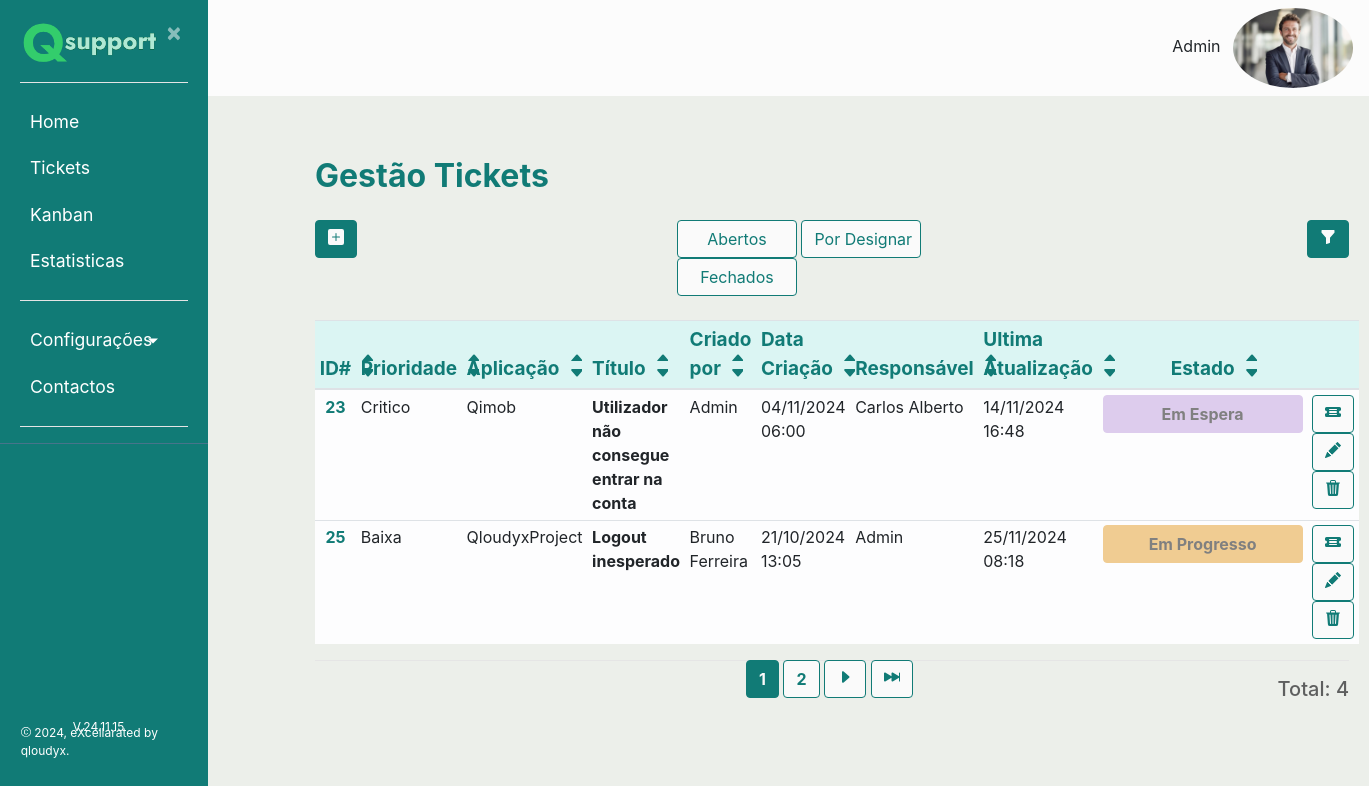
Before: /listaticket/ (signed in) with the older database file.
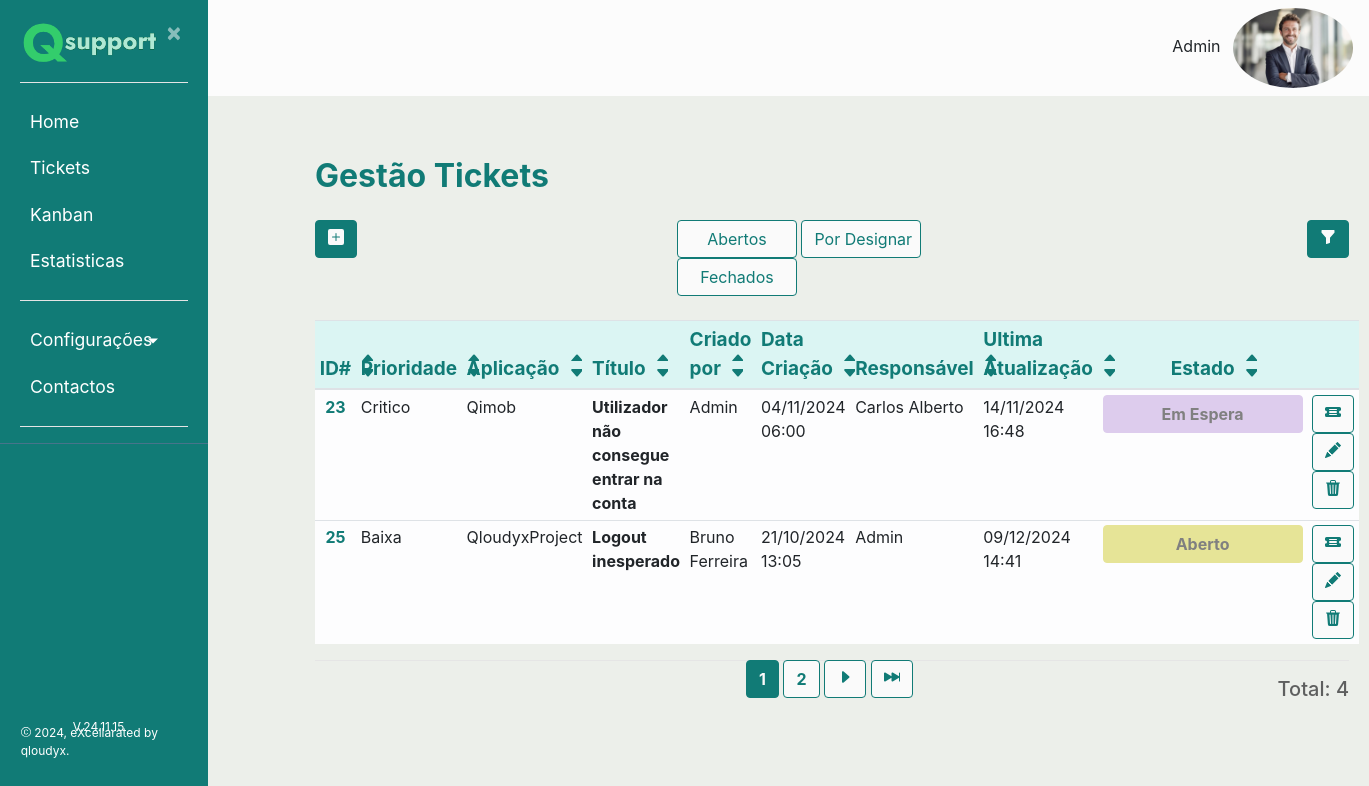
After: the same page with the newer database file.
### ticket/models.py (models this page shows, shortened)
class Ticket(models.Model):
    uuid = models.UUIDField(default = uuid.uuid4)
    nome = models.CharField(max_length=50, verbose_name='Titulo')
    dataCriacao = models.DateTimeField(default=timezone.now(), verbose_name='Data de Criação')
    dataAtualizacao = models.DateTimeField(null=True ,default=timezone.now(), verbose_name='Atualizado a')
    descricao = models.CharField(max_length=300, verbose_name='Descrição')
    usuarios = models.ForeignKey(Usuarios, null = True, on_delete=models.CASCADE, related_name="responsavel", verbose_name='Responsável')
    app_tpPedidos = models.ForeignKey(Apps_tpPedidos, on_delete=models.CASCADE, verbose_name='Tipo de Problema')
    prioridade = models.ForeignKey(Prioridade, null=True , on_delete=models.CASCADE, verbose_name='Prioridade')
    resolucao = models.ForeignKey(Resolucao, null = True, on_delete=models.CASCADE, verbose_name='Resolução')
    comresolucao = models.CharField(max_length=200, null=True, verbose_name='Comentário de Resolução')
    id_Proprietario = models.ForeignKey(Usuarios, null = True, on_delete=models.CASCADE, related_name="criador", verbose_name='Criador do Ticket')
    estado = models.ForeignKey(Estado,null = True,default = 1, on_delete=models.CASCADE, verbose_name='Estado Atual')
    usuario_app = models.ForeignKey(Usuarios_Apps,null = True, on_delete=models.CASCADE)
    app = models.ForeignKey(Apps, on_delete=models.CASCADE)
    url = models.CharField(max_length=200, verbose_name="URL", null= True)

class Estado(models.Model):
    estado = models.CharField(max_length=20)
    cor = models.CharField(max_length=30)
    font_color = models.CharField(max_length=30)
    descricao = models.CharField(max_length=300)

class Prioridade(models.Model):
    nome = models.CharField(max_length=100, verbose_name='Tipo')
    peso = models.CharField(max_length=50, verbose_name='Peso')
    def __str__(self):
        return self.nome

class Apps(models.Model):
    nome = models.CharField(max_length=150, verbose_name='Aplicação')
    entidade = models.ForeignKey(Entidades, on_delete=models.CASCADE)
    ativo = models.BooleanField(default=True, verbose_name='Ativo?')
    def __str__(self):
        return self.nome

class Usuarios(AbstractBaseUser):
    uuid = models.UUIDField(default = uuid.uuid4)
    nome = models.CharField(max_length=100, unique=True,verbose_name='Utilizador')
    email = models.EmailField(verbose_name='E-mail')
    foto = models.ImageField(null=True, blank=True, upload_to='users/uploads/fotos',verbose_name='Foto')
    descricao = models.CharField(max_length=250, null=True)
    EscolhasRole = {
    ("Interno", "Interno"),
    ("Operador", "Operador"),
    ("Cliente", "Cliente"),
    }
    role = models.CharField(max_length=50,choices= EscolhasRole ,verbose_name='Cargo')
    entidade = models.ManyToManyField(Entidades, verbose_name='Entidades')
    telefone = PhoneNumberField(null=True, blank=False, unique=True, verbose_name='Telefone')
    date_of_birth = models.DateField(verbose_name='Data de Nascimento')
    is_active = models.BooleanField(default=True, verbose_name='Ativo?')
    is_admin = models.BooleanField(default=False, verbose_name='Admin?')
    objects = MyUserManager()
    USERNAME_FIELD = 'nome'
    REQUIRED_FIELDS = ['date_of_birth','email']
    def nomes_entidade(self):
            return ', '.join([a.nome for a in self.entidade.all()])
    nomes_entidade.short_description = "Entidades"

### ticket/views.py (the view)
# urls.py: path('listaticket/', ticket_views.ticket_list, name ='listaticket'), #URL para a gestão de tickets
def ticket_list(request):
    ticketall = Ticket.objects.all()
    tickuser = request.user
    tickets = Ticket.objects.filter(Q(usuarios=tickuser) | Q(id_Proprietario=tickuser))
    cliente = Ticket.objects.filter(id_Proprietario=tickuser)
    aberto = request.GET.get('aberto')
    ordem = request.GET.get('ordem')
    if (aberto == "1"):
        ticketall = Ticket.objects.all().exclude(Q(estado=6) | Q(estado=7))
    if (aberto == "2"):
        ticketall = Ticket.objects.all().filter(Q(estado=6) | Q(estado=7))
    if (ordem == "1"):
        ticketall = ticketall.order_by("id")
    if (ordem == "2"):
        ticketall = ticketall.order_by("-id")
    if (ordem == "3"):
        ticketall = ticketall.order_by("prioridade")
    if (ordem == "4"):
        ticketall = ticketall.order_by("-prioridade")
    if (ordem == "5"):
        ticketall = ticketall.order_by("app")
    if (ordem == "6"):
        ticketall = ticketall.order_by("-app")
    if (ordem == "7"):
        ticketall = ticketall.order_by("nome")
    if (ordem == "8"):
        ticketall = ticketall.order_by("-nome")
    if (ordem == "9"):
        ticketall = ticketall.order_by("id_Proprietario")
    if (ordem == "10"):
        ticketall = ticketall.order_by("-id_Proprietario")
    if (ordem == "11"):
        ticketall = ticketall.order_by("dataCriacao")
    if (ordem == "12"):
        ticketall = ticketall.order_by("-dataCriacao")
    if (ordem == "13"):
        ticketall = ticketall.order_by("usuarios")
    if (ordem == "14"):
        ticketall = ticketall.order_by("-usuarios")
    if (ordem == "15"):
        ticketall = ticketall.order_by("dataAtualizacao")
    if (ordem == "16"):
        ticketall = ticketall.order_by("-dataAtualizacao")
    if (ordem == "17"):
        ticketall = ticketall.order_by("estado")
    if (ordem == "18"):
        ticketall = ticketall.order_by("-estado")
    ticketfilter = TicketFilter(request.GET, ticketall)
    ticketfilteroperador = TicketFilter(request.GET, tickets)
    ticketfiltercliente = TicketFilter(request.GET, cliente)
    total_resultados = ticketfilter.qs.count()
    estado_filtro = request.GET.get('estado')
    paginator = Paginator(ticketfilter.qs,2)
    page_number = request.GET.get("page")
    page_obj = paginator.get_page(page_number)
    return render(request, 'ticket/listaticket.html',
                  {'tickets': ticketfilteroperador.qs,
                   'ticketall': ticketfilter.qs,
                   'cliente':ticketfiltercliente.qs,
                   'filter':ticketfilter,
                   'total':total_resultados,
                   'page_obj':page_obj,
                   'paginator':paginator,})

### ticket/templates/ticket/listaticket.html (shortened to what the changed rows need)
{% extends "ticket/base.html" %}
{% block content %}
<body>
    <h2 style="font-weight:bold; margin-bottom:25px; color:#117B76">Gestão Tickets</h2>
{% if user.is_authenticated %}
  {% if user.is_admin or user.role == "Operador"%}
    {% if ticketall %}
    <br>
    <table class="table table table-light table-sm">
        <thead style="color:#117B76; background-color:#dbf5f3">
          <tr>
            <th style="text-align:center" class="col-2 col-sm-1">ID#
              <a style="position:absolute;padding-left:9px;top:30%" href="{{ request.get_full_path }}&ordem=1">
                <svg xmlns="http://www.w3.org/2000/svg" width="13" height="13" fill="currentColor" class="bi bi-caret-up-fill" viewBox="0 0 13 9">
                <path d="m7.247 4.86-4.796 5.481c-.566.647-.106 1.659.753 1.659h9.592a1 1 0 0 0 .753-1.659l-4.796-5.48a1 1 0 0 0-1.506 0z"/>
                </svg>
              </a>
              <a style="position:absolute;padding-left:9px;top:55%" href="{{ request.get_full_path }}&ordem=2">
                <svg xmlns="http://www.w3.org/2000/svg" width="13" height="13" fill="currentColor" class="bi bi-caret-down-fill" viewBox="0 0 13 13">
                <path d="M7.247 11.14 2.451 5.658C1.885 5.013 2.345 4 3.204 4h9.592a1 1 0 0 1 .753 1.659l-4.796 5.48a1 1 0 0 1-1.506 0z"/>
                </svg>
              </a>
            </th>
            <th class="col-2 col-sm-1">Prioridade
              <a id="setacima" href="{{ request.get_full_path }}&ordem=3">
                <svg xmlns="http://www.w3.org/2000/svg" width="13" height="13" fill="currentColor" class="bi bi-caret-up-fill" viewBox="0 0 13 9">
                <path d="m7.247 4.86-4.796 5.481c-.566.647-.106 1.659.753 1.659h9.592a1 1 0 0 0 .753-1.659l-4.796-5.48a1 1 0 0 0-1.506 0z"/>
                </svg>
              </a>
              <a id="setabaixo" href="{{ request.get_full_path }}&ordem=4">
                <svg xmlns="http://www.w3.org/2000/svg" width="13" height="13" fill="currentColor" class="bi bi-caret-down-fill" viewBox="0 0 13 13">
                <path d="M7.247 11.14 2.451 5.658C1.885 5.013 2.345 4 3.204 4h9.592a1 1 0 0 1 .753 1.659l-4.796 5.48a1 1 0 0 1-1.506 0z"/>
                </svg>
              </a>
            </th>
            <th class="col-2 col-sm-1">Aplicação
              <a id="setacima" href="{{ request.get_full_path }}&ordem=5">
                <svg xmlns="http://www.w3.org/2000/svg" width="13" height="13" fill="currentColor" class="bi bi-caret-up-fill" viewBox="0 0 13 9">
                <path d="m7.247 4.86-4.796 5.481c-.566.647-.106 1.659.753 1.659h9.592a1 1 0 0 0 .753-1.659l-4.796-5.48a1 1 0 0 0-1.506 0z"/>
                </svg>
              </a>
              <a id="setabaixo" href="{{ request.get_full_path }}&ordem=6">
                <svg xmlns="http://www.w3.org/2000/svg" width="13" height="13" fill="currentColor" class="bi bi-caret-down-fill" viewBox="0 0 13 13">
                <path d="M7.247 11.14 2.451 5.658C1.885 5.013 2.345 4 3.204 4h9.592a1 1 0 0 1 .753 1.659l-4.796 5.48a1 1 0 0 1-1.506 0z"/>
                </svg>
              </a>
            </th>
            <th class="col-2 col-sm-1" style="color:#117B76">Título
              <a id="setacima" href="{{ request.get_full_path }}&ordem=7">
                <svg xmlns="http://www.w3.org/2000/svg" width="13" height="13" fill="currentColor" class="bi bi-caret-up-fill" viewBox="0 0 13 9">
                <path d="m7.247 4.86-4.796 5.481c-.566.647-.106 1.659.753 1.659h9.592a1 1 0 0 0 .753-1.659l-4.796-5.48a1 1 0 0 0-1.506 0z"/>
                </svg>
              </a>
              <a id="setabaixo" href="{{ request.get_full_path }}&ordem=8">
                <svg xmlns="http://www.w3.org/2000/svg" width="13" height="13" fill="currentColor" class="bi bi-caret-down-fill" viewBox="0 0 13 13">
                <path d="M7.247 11.14 2.451 5.658C1.885 5.013 2.345 4 3.204 4h9.592a1 1 0 0 1 .753 1.659l-4.796 5.48a1 1 0 0 1-1.506 0z"/>
                </svg>
              </a>
            </th>
            <th class="col-2 col-sm-1">Criado por
              <a id="setacima" href="{{ request.get_full_path }}&ordem=9">
                <svg xmlns="http://www.w3.org/2000/svg" width="13" height="13" fill="currentColor" class="bi bi-caret-up-fill" viewBox="0 0 13 9">
                <path d="m7.247 4.86-4.796 5.481c-.566.647-.106 1.659.753 1.659h9.592a1 1 0 0 0 .753-1.659l-4.796-5.48a1 1 0 0 0-1.506 0z"/>
                </svg>
              </a>
              <a id="setabaixo" href="{{ request.get_full_path }}&ordem=10">
                <svg xmlns="http://www.w3.org/2000/svg" width="13" height="13" fill="currentColor" class="bi bi-caret-down-fill" viewBox="0 0 13 13">
                <path d="M7.247 11.14 2.451 5.658C1.885 5.013 2.345 4 3.204 4h9.592a1 1 0 0 1 .753 1.659l-4.796 5.48a1 1 0 0 1-1.506 0z"/>
                </svg>
              </a>
            </th>
            <th class="col-2 col-sm-1">Data Criação
              <a id="setacima" href="{{ request.get_full_path }}&ordem=11">
                <svg xmlns="http://www.w3.org/2000/svg" width="13" height="13" fill="currentColor" class="bi bi-caret-up-fill" viewBox="0 0 13 9">
                <path d="m7.247 4.86-4.796 5.481c-.566.647-.106 1.659.753 1.659h9.592a1 1 0 0 0 .753-1.659l-4.796-5.48a1 1 0 0 0-1.506 0z"/>
                </svg>
              </a>
              <a id="setabaixo" href="{{ request.get_full_path }}&ordem=12">
                <svg xmlns="http://www.w3.org/2000/svg" width="13" height="13" fill="currentColor" class="bi bi-caret-down-fill" viewBox="0 0 13 13">
                <path d="M7.247 11.14 2.451 5.658C1.885 5.013 2.345 4 3.204 4h9.592a1 1 0 0 1 .753 1.659l-4.796 5.48a1 1 0 0 1-1.506 0z"/>
                </svg>
              </a>
            </th>
            <th class="col-2 col-sm-1">Responsável
              <a id="setacima" href="{{ request.get_full_path }}&ordem=13">
                <svg xmlns="http://www.w3.org/2000/svg" width="13" height="13" fill="currentColor" class="bi bi-caret-up-fill" viewBox="0 0 13 9">
                <path d="m7.247 4.86-4.796 5.481c-.566.647-.106 1.659.753 1.659h9.592a1 1 0 0 0 .753-1.659l-4.796-5.48a1 1 0 0 0-1.506 0z"/>
                </svg>
              </a>
              <a id="setabaixo" href="{{ request.get_full_path }}&ordem=14">
                <svg xmlns="http://www.w3.org/2000/svg" width="13" height="13" fill="currentColor" class="bi bi-caret-down-fill" viewBox="0 0 13 13">
                <path d="M7.247 11.14 2.451 5.658C1.885 5.013 2.345 4 3.204 4h9.592a1 1 0 0 1 .753 1.659l-4.796 5.48a1 1 0 0 1-1.506 0z"/>
                </svg>
              </a>
            </th>
            <th class="col-2 col-sm-1">Ultima Atualização
              <a id="setacima" href="{{ request.get_full_path }}&ordem=15">
                <svg xmlns="http://www.w3.org/2000/svg" width="13" height="13" fill="currentColor" class="bi bi-caret-up-fill" viewBox="0 0 13 9">
                <path d="m7.247 4.86-4.796 5.481c-.566.647-.106 1.659.753 1.659h9.592a1 1 0 0 0 .753-1.659l-4.796-5.48a1 1 0 0 0-1.506 0z"/>
                </svg>
              </a>
              <a id="setabaixo" href="{{ request.get_full_path }}&ordem=16">
                <svg xmlns="http://www.w3.org/2000/svg" width="13" height="13" fill="currentColor" class="bi bi-caret-down-fill" viewBox="0 0 13 13">
                <path d="M7.247 11.14 2.451 5.658C1.885 5.013 2.345 4 3.204 4h9.592a1 1 0 0 1 .753 1.659l-4.796 5.48a1 1 0 0 1-1.506 0z"/>
                </svg>
              </a>
            </th>
            <th style="text-align:center" class="col-2 col-sm-1">Estado
              <a id="setacima" href="{{ request.get_full_path }}&ordem=17">
                <svg xmlns="http://www.w3.org/2000/svg" width="13" height="13" fill="currentColor" class="bi bi-caret-up-fill" viewBox="0 0 13 9">
                <path d="m7.247 4.86-4.796 5.481c-.566.647-.106 1.659.753 1.659h9.592a1 1 0 0 0 .753-1.659l-4.796-5.48a1 1 0 0 0-1.506 0z"/>
                </svg>
              </a>
              <a id="setabaixo" href="{{ request.get_full_path }}&ordem=18">
                <svg xmlns="http://www.w3.org/2000/svg" width="13" height="13" fill="currentColor" class="bi bi-caret-down-fill" viewBox="0 0 13 13">
                <path d="M7.247 11.14 2.451 5.658C1.885 5.013 2.345 4 3.204 4h9.592a1 1 0 0 1 .753 1.659l-4.796 5.48a1 1 0 0 1-1.506 0z"/>
                </svg>
              </a>
            </th>
            <th class="col-3 col-sm-1"></th>
          </tr>
        </thead>
        <tbody>
          {% for ticket in page_obj %}
          <tr>
            <th style="text-align:center;color:#117B76;">{{ ticket.id }}</th>
            <td>{{ ticket.prioridade }}</td>
            <td>{{ ticket.app }}</td>
            <th scope="row">{{ ticket.nome }}</th>
            <td>{{ ticket.id_Proprietario.nome }}</td>
            <td>{{ ticket.dataCriacao|date:"d/m/Y H:i" }}</td>
            <td>{{ ticket.usuarios.nome }}</td>
            <td>{{ ticket.dataAtualizacao|date:"d/m/Y H:i" }}</td>
            <td style="text-align:center"><button style="font-weight:bold;font-size:16px;color:gray;background-color:{{ticket.estado.font_color}}; border-color:{{ticket.estado.font_color}}; width:200px"type="button" class="btn btn-primary">{{ ticket.estado.estado }}</button></td>
            <td><button id="contrario" type="button" class="btn btn-primary"><a href="{% url 'detalheticket' ticket.uuid %}">
              </a></button>
            <button id="contrario" type="button" class="btn btn-success"><a href="{% url 'editar_ticket' ticket.uuid  %}">
            </a></button>
            <button id="contrario" onclick="botao_apagar()" type="button" class="btn btn-danger">
            </button></td>
          </tr>
          {% endfor %}
        </tbody>
    </table>
    {% endif %}
    {% endif %}
{% endif %}
</body>
{% endblock content %}

Changed rows visible on the page:
changed Ticket "Logout inesperado": dataAtualizacao "25/11/2024 08:18" → "09/12/2024 14:41"; estado_id 3 → 1 (drawn); estado.estado "Em Progresso" → "Aberto"
